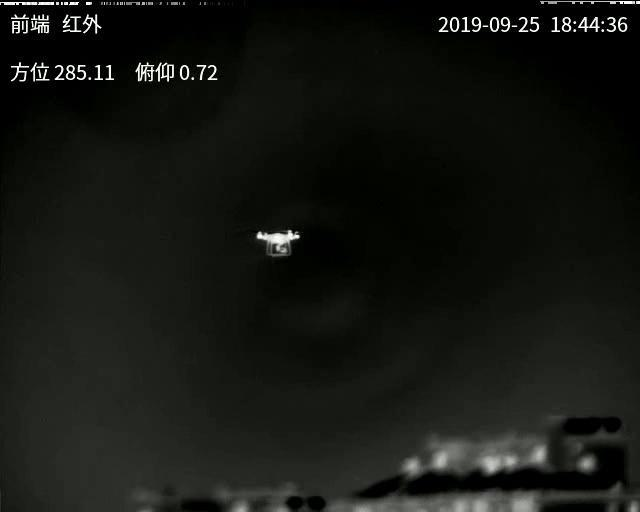
#> input picture data/767.jpg, 640 x 512 px, found by its file name
$ python align_interface.py
#> lines starting #> are read from the running program, lines starting #| are printed output that depends on the picture; after the words box and inside, x2 and y2 are one past the last pixel; in counts of white or black regions, pixels touching at a corner belong together
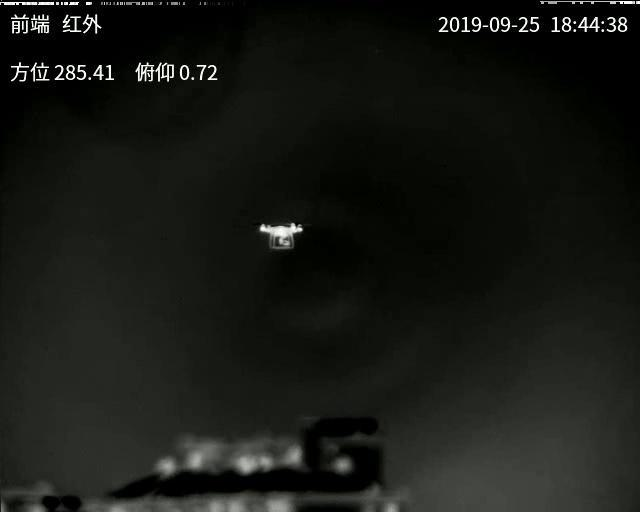
#> input picture data/768.jpg, 640 x 512 px, found by its file name
### align_images_new.py
#!/usr/bin/env python

# Import necessary libraries.
import os, argparse
import cv2
import numpy as np
from numpy.fft import fft2, ifft2, fftshift

# [63 lines left out: functions legal_bbox, same_size_bboxes, cut_bbox, not called in this run]

def get_mask(img,roi):
    if (roi is None):
        mask = None
    else:
        mask = np.zeros_like(img)
        x1, y1, x2, y2 = roi
        mask[y1:y2, x1:x2] = 1
    return  mask


# argument parser
# [178 lines left out: functions getArgs, rotationAlign, eccAlign, featureAlign, eccAlign_boris, not called in this run]

def featureAlign_boris(im1Gray, im2Gray,max_features = 1000, min_matches = 5, max_matches = 50, save_matches = True,
                       transform = "Homography",
                       roi1 = None, roi2 = None ):

    # Detect ORB features and compute descriptors.
#> called with max_features = 1000, min_matches = 5, max_matches = 100, save_matches = True, transform = 'Homography'
    orb = cv2.ORB_create(max_features)

    mask1 = get_mask(im1Gray,roi1)
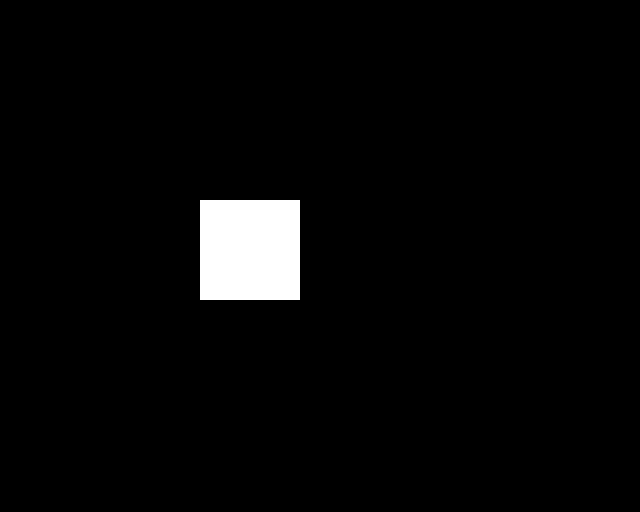
#> mask1: shape (512, 640); values 0 (black) and 1 (white), 3.1% white; 1 white region, box (x1, y1, x2, y2) and area: (200, 200, 300, 300) 10000
    mask2 = get_mask(im2Gray, roi2)
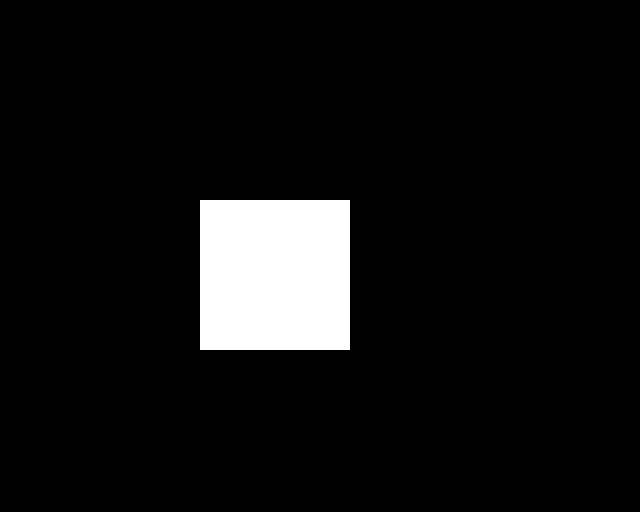
#> mask2: shape (512, 640); values 0 (black) and 1 (white), 6.9% white; 1 white region, box (x1, y1, x2, y2) and area: (200, 200, 350, 350) 22500


    keypoints1, descriptors1 = orb.detectAndCompute(im1Gray, mask = mask1)
#> keypoints1 = 144 keypoints; strongest (x, y, size): (259, 234, 37.2), (258, 236, 37.2), (298, 236, 31), (296, 236, 37.2)
    keypoints2, descriptors2 = orb.detectAndCompute(im2Gray, mask = mask2)
#> keypoints2 = 159 keypoints; strongest (x, y, size): (300, 229, 31), (299, 228, 53.6), (261, 229, 44.6), (293, 224, 31)

    # Match features.
    matcher = cv2.DescriptorMatcher_create(cv2.DESCRIPTOR_MATCHER_BRUTEFORCE_L1) #DESCRIPTOR_MATCHER_BRUTEFORCE_L1, DESCRIPTOR_MATCHER_BRUTEFORCE_HAMMING
    matches = matcher.match(descriptors1, descriptors2, None)
#> matches = 144 matches

    # Sort matches by score
    list(matches).sort(key=lambda x: x.distance, reverse=False)

    # Remove not so good matches
    if(len(matches) > max_matches):
        matches = matches[:max_matches]
#> matches = 100 matches
    if (len(matches) < min_matches):
        print("ERROR len(matches) < min_matches")

    # Draw top matches
    imMatches = cv2.drawMatches(im1Gray, keypoints1, im2Gray, keypoints2, matches, None)
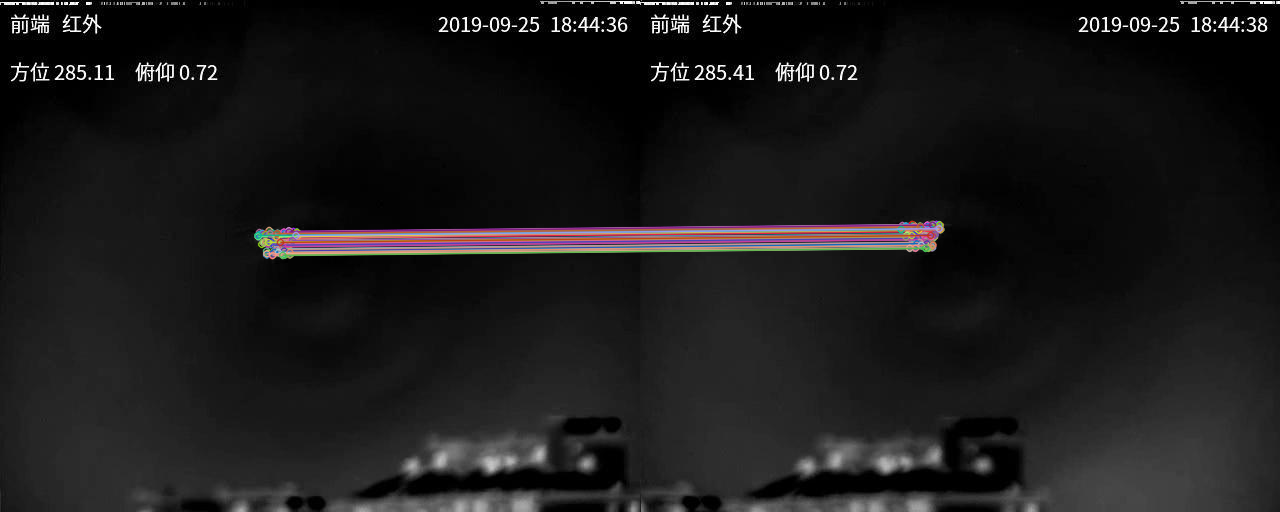
#> imMatches: shape (512, 1280, 3); mean of channels 0, 1, 2 25.9, 25.6, 26.6; drawn as B, G, R
    if(save_matches):
     cv2.imwrite("data/outputs/matches.jpg", imMatches)

    # Extract location of good matches
    points1 = np.zeros((len(matches), 2), dtype=np.float32)
#> points1 = 100 pairs, first value 0 to 0, second value 0 to 0
    points2 = np.zeros((len(matches), 2), dtype=np.float32)
#> points2 = 100 pairs, first value 0 to 0, second value 0 to 0

    for i, match in enumerate(matches):
        points1[i, :] = keypoints1[match.queryIdx].pt
        points2[i, :] = keypoints2[match.trainIdx].pt
#> this loop made 100 passes
#> after the loop, points1 = 100 pairs, first value 257.5 to 298, second value 231 to 254.9; points2 = 100 pairs, first value 260.4 to 300, second value 224 to 247.7

    height, width = im2Gray.shape
#> height = 512; width = 640

    if(transform == "Homography"):
        # Find homography
        h, mask = cv2.findHomography(points1, points2, cv2.RANSAC)
#> h = [[2.55, 0.613, -286.9], [0.404, 2.56, -254.8], [0.00183, 0.00217, 1]]; mask = 100 values, max 1 at index 1, min 0 at index 0, mean 0.88

         # Use homography

        im1Reg = cv2.warpPerspective(im1Gray, h, (width, height))
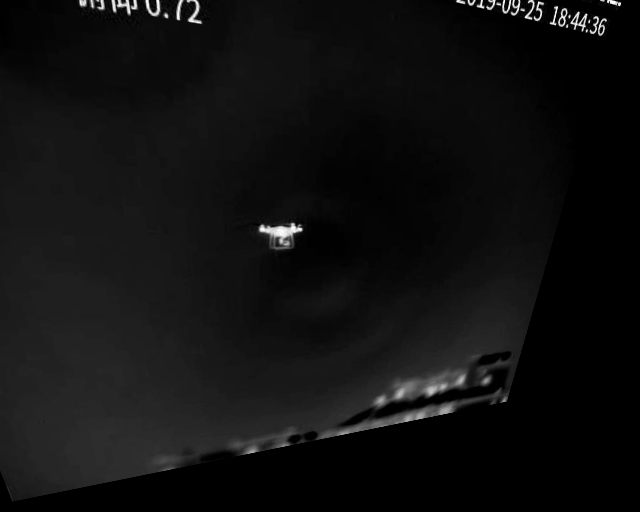
#> im1Reg: shape (512, 640); min 0, max 255, mean 16
    else:

        h, _ = cv2.estimateAffine2D(points1, points2, method=cv2.RANSAC,
                                   ransacReprojThreshold=4)
        im1Reg = cv2.warpAffine(im1Gray, h, (width, height))

    return im1Reg, h


# FFT phase correlation
# [50 lines left out: functions translation, translation_boris, not called in this run]


# [47 lines that do not run on import are left out]

### align_interface.py
#import boris_feature_align as bfa
import cv2 as cv
import numpy as np
import aux
from aux import FeatureExtraction, feature_matching
from align_images_new import featureAlign_boris, eccAlign_boris, translation_boris

def get_warped(img0,img1,H):
    h, w = img1.shape
    if(H.shape == (2,3)):
        warped = cv.warpAffine(img0, H, (w, h), \
                                    borderMode=cv.BORDER_CONSTANT, borderValue=(0, 0, 0, 0))
    else:
        warped = cv.warpPerspective(img0, H, (w, h), \
                                    borderMode=cv.BORDER_CONSTANT, borderValue=(0, 0, 0, 0))
    return warped

def feature_align_1(img0,img1,params):
    features0 = FeatureExtraction(img0,roi = params['bbox1'])
    features1 = FeatureExtraction(img1, roi = params['bbox2'])


    matches = feature_matching(features0, features1,new_lowes_ratio=params['lowes_ratio'], new_min_matches=params['min_matches'])
    matched_image = cv.drawMatches(img0, features0.kps, \
                                   img1, features1.kps, matches, None, flags=2) # visalization

    if(params['save_matched']==True):
        cv.imwrite("data/outputs/matched_image.jpg", matched_image)

    if(params['transformation'] == 'Homography'):
        T, _ = cv.findHomography(features0.matched_pts, \
                                 features1.matched_pts, cv.RANSAC, 4.0)
    else: #affine
        T, _ = cv.estimateAffine2D(features0.matched_pts,features1.matched_pts, method = cv.RANSAC, ransacReprojThreshold = 4)

    warped = get_warped(img0,img1,T)
    return warped

def feature_align_2(img0,img1,params):
    im1Reg, H = featureAlign_boris(img0,img1,
                                   max_features = params['max_features'],
                                   save_matches=params['save_matches'],transform=params['transformation'],
                                   roi1=params['bbox1'], roi2=params['bbox2'],
                                   min_matches=params['min_matches'],
                                   max_matches=params['max_matches'])
#> H has the same summary as h in featureAlign_boris

    warped = get_warped(img0, img1, H)
    return warped

def ecc_align(img0,img1,params):
    im1_aligned, warp_matrix = eccAlign_boris(img0,img1,number_of_iterations=params['number_of_iterations'],termination_eps=params['termination_eps'],
                                              warp_mode=params['warp_mode'], bbox1=params['bbox1'],bbox2=params['bbox2'])

    return im1_aligned

def translation_align(im1, im2, params):
    H= translation_boris(im1, im2, params['bbox1'], params['bbox2'])
    warped = get_warped(im1, im2, H)
    return warped

def align_two_images(img1,img2,method="feature_align_1",params=None):
    #method: feature_align_1,feature_align_2,ECC,FFT_phase_corr, brute_force
    #return img2 aligned to img1, H

    im1 = cv.imread(img1, cv.COLOR_BGR2RGBA)
    im2 = cv.imread(img2, cv.COLOR_BGR2RGBA)

    if(method == "feature_align_1"):
        img_reg1 = feature_align_1(im1,im2,params)

    if (method == "feature_align_2"):
        img_reg1 = feature_align_2(im1, im2, params)

    if (method == "ECC"): #NOT good
        img_reg1 = ecc_align(im1, im2, params)

    if (method == "translation"):
        img_reg1 = translation_align(im1, im2, params)

    return img_reg1


if __name__ == "__main__":
    img1 = "/home/borisef/projects/align_images/data/im1gray.jpg" #source will be transformed
    img2 = "/home/borisef/projects/align_images/data/im2gray.jpg" #target

    bbox1 = [350,160,650,600] # (x1,y1,x2,y2)
    bbox2 = [275, 150, 600, 625]  # (x1,y1,x2,y2)


    img1 = "/home/borisef/projects/align_images/data/767.jpg"
    img2 = "/home/borisef/projects/align_images/data/768.jpg"

    bbox1 = [200, 200, 300, 300]  # (x1,y1,x2,y2)
    bbox2 = [200, 200, 350, 350]  # (x1,y1,x2,y2)

    params_fa_1 ={'save_matched': True,
                  'lowes_ratio': 1.1, #0.7 # larger number => more points
                  'min_matches': 5,#50
                  'transformation': 'Affine', #or Affine or Homography
                  'bbox1': bbox1, #roi1 (x1,y1,x2,y2)
                  'bbox2': bbox2 #roi2  (x1,y1,x2,y2)
                  }
    params_fa_2 = {'max_features' : 1000,
                   #'feature_retention': 0.9, # larger number more matches
                   'min_matches': 5,  # 50
                   'max_matches': 100,  #50
                   'save_matches':True,
                   'transformation': 'Homography',  #or Affine or Homography
                   'bbox1': bbox1,  # roi1 (x1,y1,x2,y2)
                   'bbox2': bbox2  # roi2  (x1,y1,x2,y2)
                   }

    params_ecc = {'number_of_iterations': 1000,
                  'termination_eps': 1e-8,
                  'warp_mode':cv.MOTION_AFFINE,
                  'bbox1': bbox1,  # roi1 (x1,y1,x2,y2)
                  'bbox2': bbox2  # roi2  (x1,y1,x2,y2)
                  }

    params_translation = {
                  'bbox1': bbox1,  # roi1 (x1,y1,x2,y2)
                  'bbox2': bbox2  # roi2  (x1,y1,x2,y2)
                  }

    if (0): #OK
        img21 = align_two_images(img1,img2,method="feature_align_1",params=params_fa_1)
        outname = "data/outputs/output_image_fa1_" + params_fa_1["transformation"] + ".png"
        cv.imwrite(outname, img21)
    if (1): #OK
        img21 = align_two_images(img1, img2, method="feature_align_2", params=params_fa_2)
        outname = "data/outputs/output_image_fa2_" + params_fa_2["transformation"] + ".png"
        cv.imwrite(outname, img21)
    if (0): #bad results
        img21 = align_two_images(img1, img2, method="ECC", params=params_ecc)
        cv.imwrite("data/outputs/output_image_ecc.jpg", img21)
    if (0):
        img21 = align_two_images(img1, img2, method="translation", params=params_translation)
        cv.imwrite("data/outputs/output_image_trans.jpg", img21)
